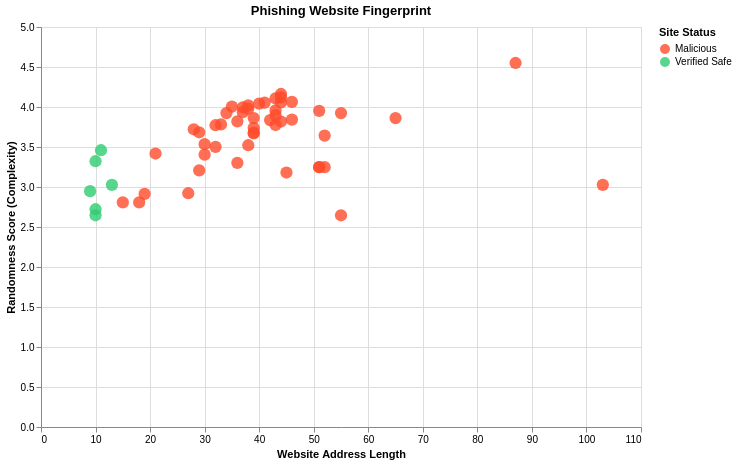

Write the Vega-Lite specification saved for this chart.
### Vega-Lite specification from a JSON file in a GitHub repository (floating-point values rounded to 4 significant figures)
{"config": {"view": {"continuousWidth": 300, "continuousHeight": 300}}, "data": {"name": "data-c8a819ae8945e753cd2efc7328dd8927"}, "mark": {"type": "circle", "opacity": 0.8, "size": 150}, "encoding": {"color": {"field": "type", "legend": {"title": "Site Status"}, "scale": {"domain": ["Malicious", "Verified Safe"], "range": ["#ff4b2b", "#2ecc71"]}, "type": "nominal"}, "tooltip": [{"field": "website", "type": "nominal"}, {"field": "randomness_score", "type": "quantitative"}, {"field": "length", "type": "quantitative"}], "x": {"field": "length", "title": "Website Address Length", "type": "quantitative"}, "y": {"field": "randomness_score", "title": "Randomness Score (Complexity)", "type": "quantitative"}}, "height": 400, "params": [{"name": "param_1e9efca18e7a2868", "select": {"type": "interval", "encodings": ["x", "y"]}, "bind": "scales"}], "title": "Phishing Website Fingerprint", "width": 600, "$schema": "https://vega.github.io/schema/vega-lite/v6.1.0.json", "datasets": {"data-c8a819ae8945e753cd2efc7328dd8927": [{"website": "https://pedagiodigital-auto.com/atendime...", "length": 52, "randomness_score": 3.642, "type": "Malicious"}, {"website": "http://sso-en-ca-netcoins-com-nav-azure....", "length": 51, "randomness_score": 3.952, "type": "Malicious"}, {"website": "https://ckoinsquayrelogin.webflow.io/...", "length": 37, "randomness_score": 3.995, "type": "Malicious"}, {"website": "http://www.instagram-clone-lime.vercel.a...", "length": 43, "randomness_score": 3.957, "type": "Malicious"}, {"website": "https://kucologinn.webflow.io/...", "length": 30, "randomness_score": 3.535, "type": "Malicious"}, {"website": "http://www.netflix-clone-six-black.verce...", "length": 46, "randomness_score": 4.063, "type": "Malicious"}, {"website": "http://bafybeigbqwmxazxynaputje3qz5bp5im...", "length": 87, "randomness_score": 4.55, "type": "Malicious"}, {"website": "http://bitmartloginx.webflow.io/...", "length": 32, "randomness_score": 3.772, "type": "Malicious"}, {"website": "https://kuocoinlognco.godaddysites.com/...", "length": 39, "randomness_score": 3.74, "type": "Malicious"}, {"website": "http://www.kuocoinlognco.godaddysites.co...", "length": 42, "randomness_score": 3.837, "type": "Malicious"}, {"website": "https://shopeeid0277.blogspot.com/...", "length": 34, "randomness_score": 3.924, "type": "Malicious"}, {"website": "https://www.shopeeid0277.blogspot.com/...", "length": 38, "randomness_score": 3.978, "type": "Malicious"}, {"website": "https://verifyhub.agency-partner-manage....", "length": 44, "randomness_score": 4.058, "type": "Malicious"}, {"website": "https://spotify-clone-sepia-nine.vercel....", "length": 44, "randomness_score": 3.819, "type": "Malicious"}, {"website": "https://gemini.jerryfage.top/...", "length": 29, "randomness_score": 3.684, "type": "Malicious"}, {"website": "https://www.elglobomalaga.es/...", "length": 29, "randomness_score": 3.209, "type": "Malicious"}, {"website": "https://site-aic91fv1h.godaddysites.com/...", "length": 40, "randomness_score": 4.042, "type": "Malicious"}, {"website": "http://www.site-aic91fv1h.godaddysites.c...", "length": 43, "randomness_score": 4.107, "type": "Malicious"}, {"website": "https://www.gnigginnladgu.godaddysites.c...", "length": 43, "randomness_score": 3.775, "type": "Malicious"}, {"website": "https://gnigginnladgu.godaddysites.com/...", "length": 39, "randomness_score": 3.67, "type": "Malicious"}, {"website": "https://ncloneapp.netlify.app/...", "length": 30, "randomness_score": 3.404, "type": "Malicious"}, {"website": "http://effulgent-phoenix-778ccd.netlify....", "length": 44, "randomness_score": 4.163, "type": "Malicious"}, {"website": "https://www.robiox.com.py/users/35815834...", "length": 52, "randomness_score": 3.248, "type": "Malicious"}, {"website": "https://booking-clone-next-js.vercel.app...", "length": 41, "randomness_score": 4.054, "type": "Malicious"}, {"website": "http://www.booking-clone-next-js.vercel....", "length": 44, "randomness_score": 4.121, "type": "Malicious"}, {"website": "http://rogerlicentree.github.io/Rogers...", "length": 38, "randomness_score": 3.522, "type": "Malicious"}, {"website": "http://a1.1faw.com/...", "length": 19, "randomness_score": 2.914, "type": "Malicious"}, {"website": "http://www.netflix-clone-coral-ten.verce...", "length": 46, "randomness_score": 3.843, "type": "Malicious"}, {"website": "http://hgbm.se/...", "length": 15, "randomness_score": 2.807, "type": "Malicious"}, {"website": "https://gb-hochbau.cc/Vergabe/Portal/BC9...", "length": 103, "randomness_score": 3.027, "type": "Malicious"}, {"website": "http://www.robiox.com.py/users/217025834...", "length": 51, "randomness_score": 3.248, "type": "Malicious"}, {"website": "https://changepasswordd.com/...", "length": 28, "randomness_score": 3.722, "type": "Malicious"}, {"website": "http://hgbm.se/de/...", "length": 18, "randomness_score": 2.807, "type": "Malicious"}, {"website": "http://roblox.com.ge/users/3567083155/pr...", "length": 45, "randomness_score": 3.181, "type": "Malicious"}, {"website": "https://ilogin-robinhood.gitbook.io/...", "length": 36, "randomness_score": 3.301, "type": "Malicious"}, {"website": "http://sso-netcoins-com-ca-auth.webflow....", "length": 43, "randomness_score": 3.897, "type": "Malicious"}, {"website": "https://stellarbegonia-hu.netlify.app/...", "length": 38, "randomness_score": 4.021, "type": "Malicious"}, {"website": "http://kucoin-login-authh.webflow.io/...", "length": 37, "randomness_score": 3.935, "type": "Malicious"}, {"website": "http://www.5mp.eu/fajlok2/igacpt/index_w...", "length": 55, "randomness_score": 2.646, "type": "Malicious"}, {"website": "https://linkurl.pk/iSpq6EdU...", "length": 27, "randomness_score": 2.922, "type": "Malicious"}, {"website": "https://self-care.it/...", "length": 21, "randomness_score": 3.418, "type": "Malicious"}, {"website": "http://pub-3ccb5fff62854f25b35afbdebcef3...", "length": 65, "randomness_score": 3.862, "type": "Malicious"}, {"website": "http://jokersec0120.github.io/visit...", "length": 35, "randomness_score": 4.005, "type": "Malicious"}, {"website": "http://om472739-dotcom.github.io/securit...", "length": 55, "randomness_score": 3.924, "type": "Malicious"}, {"website": "http://docs-trezoon-cdni.webflow.io/...", "length": 36, "randomness_score": 3.821, "type": "Malicious"}, {"website": "http://loginkkuicoin.webflow.io/...", "length": 32, "randomness_score": 3.502, "type": "Malicious"}, {"website": "http://portal-ndx-io-loggin.webflow.io/...", "length": 39, "randomness_score": 3.861, "type": "Malicious"}, {"website": "http://www.robiox.com.py/users/374623175...", "length": 51, "randomness_score": 3.248, "type": "Malicious"}, {"website": "http://ecommerce-clone-ashy.vercel.app/...", "length": 39, "randomness_score": 3.68, "type": "Malicious"}, {"website": "http://bitmartalogins.webflow.io/...", "length": 33, "randomness_score": 3.783, "type": "Malicious"}, {"website": "google.com", "length": 10, "randomness_score": 2.646, "type": "Verified Safe"}, {"website": "apple.com", "length": 9, "randomness_score": 2.948, "type": "Verified Safe"}, {"website": "github.com", "length": 10, "randomness_score": 3.322, "type": "Verified Safe"}, {"website": "microsoft.com", "length": 13, "randomness_score": 3.027, "type": "Verified Safe"}, {"website": "amazon.com", "length": 10, "randomness_score": 2.722, "type": "Verified Safe"}, {"website": "netflix.com", "length": 11, "randomness_score": 3.459, "type": "Verified Safe"}]}}
